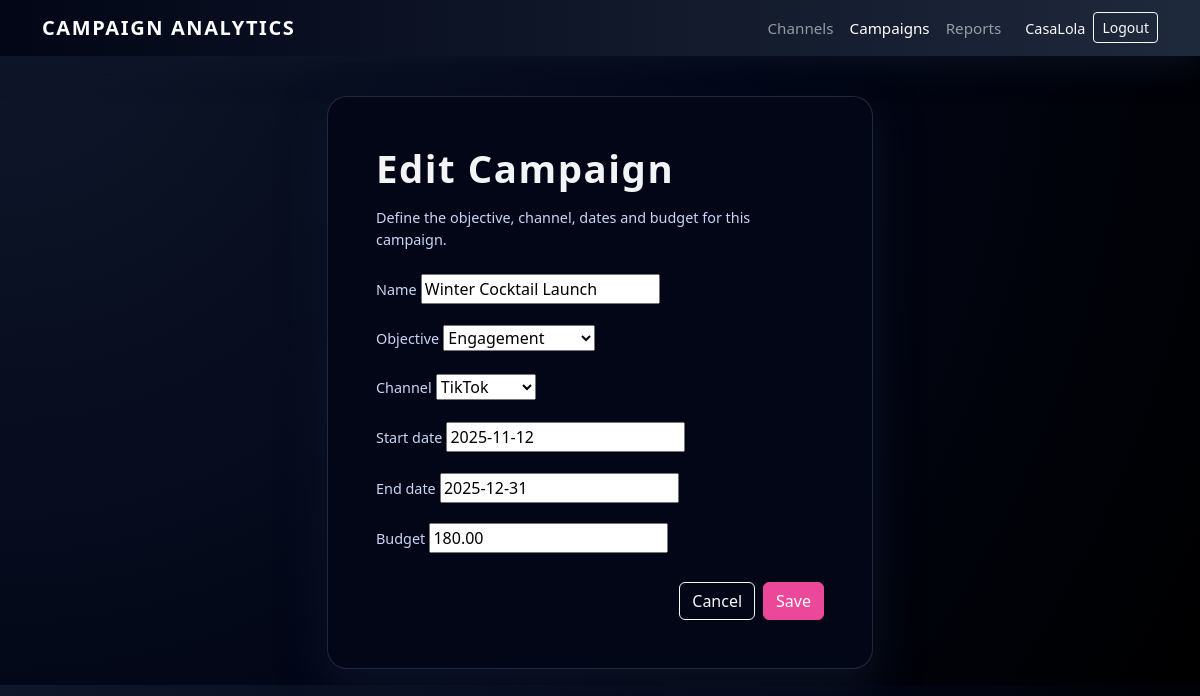
Screenshot of /project/campaigns/2/edit/ (signed in) with the database file from the repository.
### project/models.py (models this page shows, shortened)
class Campaign(models.Model):
    OBJECTIVE_CHOICES = [
        ('AWARENESS', 'Brand awareness'),
        ('TRAFFIC', 'Website traffic'),
        ('ENGAGEMENT', 'Engagement'),
        ('LEADS', 'Lead generation'),
    ]
    name = models.CharField(max_length=150)
    objective = models.ForeignKey(
        "Objective",
        on_delete=models.PROTECT,
        related_name="campaigns",
    )
    channel = models.ForeignKey(
        Channel,
        on_delete=models.CASCADE,
        related_name='campaigns',
    )
    start_date = models.DateField()
    end_date = models.DateField(blank=True, null=True)
    budget = models.DecimalField(max_digits=10, decimal_places=2)

### project/views.py (the view, shortened to what this page needs)
# urls.py: path('campaigns/<int:pk>/edit/', views.CampaignUpdateView.as_view(), name='campaign_update'),
class CampaignUpdateView(LoginRequiredMixin, UpdateView):
    model = Campaign
    form_class = CampaignForm
    template_name = 'project/campaign_form.html'
    def get_form(self, form_class=None):
        form = super().get_form(form_class)
        form.fields['channel'].queryset = Channel.objects.filter(owner=self.request.user)
        return form
    def get_queryset(self):
        return Campaign.objects.filter(channel__owner=self.request.user)

### project/forms.py
class CampaignForm(forms.ModelForm):
    class Meta:
        model = Campaign
        fields = ['name', 'objective', 'channel', 'start_date', 'end_date', 'budget']

### project/models.py (called while the page is built)
    def __str__(self):
        return self.name

    def __str__(self):
        return self.name

### project/templates/project/campaign_form.html (shortened to what this page needs)
{% extends "project/base.html" %}
{% block content %}
<div class="row justify-content-center">
  <div class="col-md-7 col-lg-6">
    <div class="card card-cl p-4 p-md-5">
      <h1 class="h3 mb-3 page-title">
        {% if form.instance.pk %}
          Edit Campaign
        {% else %}
          Create Campaign
        {% endif %}
      </h1>
      <p class="text-muted-soft mb-4">
        Define the objective, channel, dates and budget for this campaign.
      </p>
      <form method="post">
        <div class="mb-3">
          <label class="form-label text-muted-soft" for="{{ form.name.id_for_label }}">Name</label>
          {{ form.name }}
        </div>
        <div class="mb-3">
          <label class="form-label text-muted-soft" for="{{ form.objective.id_for_label }}">Objective</label>
          {{ form.objective }}
        </div>
        <div class="mb-3">
          <label class="form-label text-muted-soft" for="{{ form.channel.id_for_label }}">Channel</label>
          {{ form.channel }}
        </div>
        <div class="mb-3">
          <label class="form-label text-muted-soft" for="{{ form.start_date.id_for_label }}">Start date</label>
          {{ form.start_date }}
        </div>
        <div class="mb-3">
          <label class="form-label text-muted-soft" for="{{ form.end_date.id_for_label }}">End date</label>
          {{ form.end_date }}
        </div>
        <div class="mb-4">
          <label class="form-label text-muted-soft" for="{{ form.budget.id_for_label }}">Budget</label>
          {{ form.budget }}
        </div>
        <div class="d-flex justify-content-end">
          <a href="{% url 'project:campaign_list' %}" class="btn btn-outline-light me-2">
            Cancel
          </a>
          <button type="submit" class="btn btn-accent">
            Save
          </button>
        </div>
      </form>
    </div>
  </div>
</div>
{% endblock %}

### project/templates/project/base.html (shortened to what this page needs)
{% load static %}
<!DOCTYPE html>
<html lang="en">
<head>
  <link
    rel="stylesheet"
    href="https://cdn.jsdelivr.net/npm/bootstrap@5.3.3/dist/css/bootstrap.min.css"
  >
  <link rel="stylesheet" href="{% static 'project/css/styles.css' %}">
</head>
<body>
<nav class="navbar navbar-expand-lg navbar-dark navbar-cl mb-4">
  <div class="container">
    <a class="navbar-brand" href="{% url 'project:channel_list' %}">
      CAMPAIGN ANALYTICS
    </a>
    <div class="collapse navbar-collapse justify-content-end" id="navbarNav">
      {% block nav_links %}
      <ul class="navbar-nav align-items-center">
        <li class="nav-item">
          <a class="nav-link {% if request.resolver_match.url_name == 'channel_list' %}active{% endif %}"
             href="{% url 'project:channel_list' %}">
            Channels
          </a>
        </li>
        <li class="nav-item">
          <a class="nav-link
             {% if request.resolver_match.url_name in 'campaign_list campaign_detail campaign_create campaign_update' %}
               active
             {% endif %}"
             href="{% url 'project:campaign_list' %}">
            Campaigns
          </a>
        </li>
        <li class="nav-item">
          <a class="nav-link {% if request.resolver_match.url_name == 'campaign_performance_report' %}active{% endif %}"
             href="{% url 'project:campaign_performance_report' %}">
            Reports
          </a>
        </li>
        {% if user.is_authenticated %}
          <li class="nav-item ms-3">
            <span class="navbar-text text-light text-muted-soft">
              {{ user.username }}
            </span>
          </li>
          <li class="nav-item ms-2">
            <a class="btn btn-outline-light btn-sm"
               href="{% url 'account_logout' %}">
              Logout
            </a>
          </li>
        {% endif %}
      </ul>
      {% endblock %}
    </div>
  </div>
</nav>
<div class="container py-3">
  {% block content %}{% endblock %}
</div>
</body>
</html>
</body>
</html>

### project/static/project/css/styles.css (style rules this page uses)
:root { --cl-bg: #020617; --cl-card-bg: #020617; --cl-row-dark: #020617; --cl-row-light: #020819; --cl-border: #1f2937; --cl-text-main: #f3f4f6; --cl-text-muted: #cbd5f5; --cl-header-text: #f9fafb; --cl-accent: #ec4899; --cl-accent-soft: #f9a8d4; }
body { background: radial-gradient(circle at top left, #0f172a 0, #020617 55%, #000000 100%); color: var(--cl-text-main); }
.page-title { font-size: 2.4rem; font-weight: 700; letter-spacing: 0.04em; margin-bottom: 0.25rem; color: var(--cl-text-main); }
.navbar-cl { background: linear-gradient(90deg, #020617, #1e293b); box-shadow: 0 10px 30px rgba(15, 23, 42, 0.6); }
.navbar-brand { font-weight: 700; letter-spacing: 0.08em; text-transform: uppercase; }
.nav-link { font-size: 0.95rem; }
.btn-accent { background-color: var(--cl-accent); border-color: var(--cl-accent); color: #fff; }
.card-cl { background-color: var(--cl-card-bg); border-radius: 1.25rem; border: 1px solid rgba(148, 163, 184, 0.22); box-shadow: 0 18px 45px rgba(15, 23, 42, 0.8); color: var(--cl-text-main); }
.card-cl p { color: var(--cl-text-muted); }
a { color: var(--cl-accent-soft); }
.text-muted-soft { color: var(--cl-text-muted); font-size: 0.9rem; }

### rows the page displays
Campaign: name "Winter Cocktail Launch", objective "Engagement", channel "TikTok", start_date "2025-11-12", end_date "2025-12-31", budget "180.00"

### other values shown
{{ user.username }} "CasaLola"
